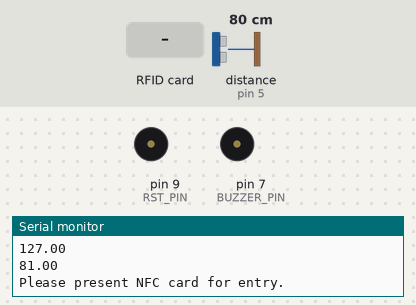
Bench run of a sketch on a simulated Arduino Uno, built with avr-gcc and run on an emulated ATmega328P. On the bench: buzzer (waves = sounding, pin HIGH), the last lines printed to the serial monitor. The test bench sets the inputs (shaded band); at power-on: distance to the obstacle (sensor on pin 5) 80 cm. The echo pulse lasts 58.3 µs per cm; pins used as bus, display or sensor lines are not drawn.

Above: at 1.2 s.
1.3 s: distance to the obstacle (sensor on pin 5) set to 104 cm
9.3 s: distance to the obstacle (sensor on pin 5) set to 112 cm
At 16.31 s:
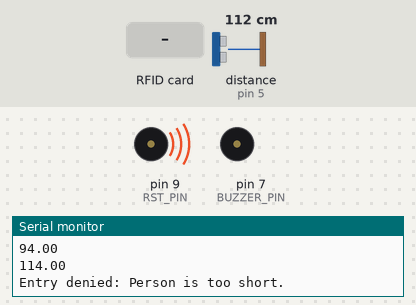
19.0 s: distance to the obstacle (sensor on pin 5) set to 250 cm
22.7 s: distance to the obstacle (sensor on pin 5) set to 2 cm
At 23.2 s:
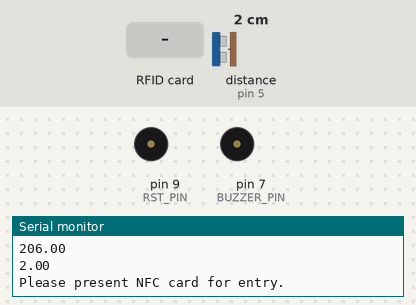
24.2 s: RFID card 9F 30 19 89 held to the reader
At 24.33 s:
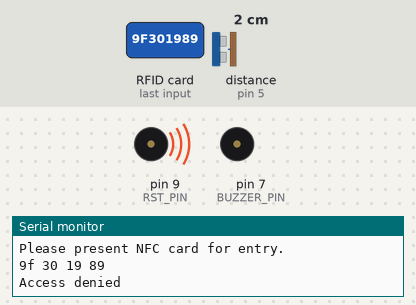
25.7 s: RFID card 5E 7A 19 C4 held to the reader
At 26.6 s:
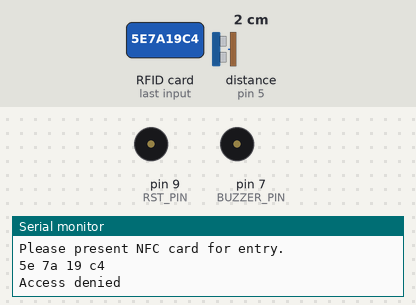
Timing chart, 0 to 28.2 s (numbered marks = the images above; inputs shaded):
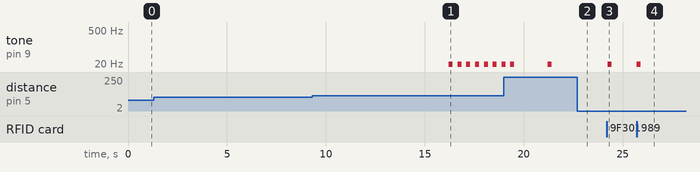

Measured:
- the behaviour switches between 106 and 107 cm on distance to the obstacle (sensor on pin 5) (found by bisection; images 0 and 1)
- after the input at 9.3 s, tone on pin 9 (RST_PIN): alternates 7 Hz for 0.20 s and silent for 0.25 s, starting after 6.9 s
- after the input at 22.7 s, tone on pin 9 (RST_PIN): stays silent (without the input it goes to 7 Hz after 0.44 s)
- after the input at 24.2 s, tone on pin 9 (RST_PIN): silent → 7 Hz at once, → silent 0.20 s later
- after the input at 25.7 s, tone on pin 9 (RST_PIN): silent → 7 Hz at once, → silent 0.20 s later

The sketch:

Automated_Access.ino
```cpp
#include <Wire.h>
#include <SPI.h>
#include <MFRC522.h>
#include <NewPing.h>
#include <SoftwareSerial.h>
#include <toneAC.h>

// Ultrasonic sensor pins and parameters
#define TRIGGER_PIN 6
#define ECHO_PIN 5
#define MAX_DISTANCE 400

// RFID pins
#define RST_PIN 9
#define SS_PIN 10

// Buzzer pin
#define BUZZER_PIN 7

// Bluetooth pins
#define BLUETOOTH_TX 2
#define BLUETOOTH_RX 3
SoftwareSerial bluetooth(BLUETOOTH_TX, BLUETOOTH_RX);

// Initialize NewPing for ultrasonic sensor and MFRC522 for RFID
NewPing sonar(TRIGGER_PIN, ECHO_PIN, MAX_DISTANCE);
MFRC522 rfid(SS_PIN, RST_PIN);

// Constants for height calculations and access control
const int SENSOR_HEIGHT = 208;
const int MIN_HEIGHT_FOR_ACCESS = 100;

// Structure to hold access control results
struct AccessResult {
  bool accessGranted;
  String userName;
};

// Structure for authorized users
struct User {
  String name;
  String uid;
};

// List of authorized users with their names and UID
User authorizedUsers[] = {
  { "Abdalla Nassar", "4 4a f5 6a 2c 59 80" },
  { "Nafea", "fe 8a 2 bf" },
  { "samy", "9F 30 19 89" }
};

const int numUsers = sizeof(authorizedUsers) / sizeof(User);
int peopleCount = 0;

// Setup function
void setup() {
  Serial.begin(9600);     // Initialize serial communication
  bluetooth.begin(9600);  // Initialize Bluetooth communication

  pinMode(BUZZER_PIN, OUTPUT);    // Set BUZZER_PIN as output
  digitalWrite(BUZZER_PIN, LOW);  // Turn off buzzer initially

  SPI.begin();      // Initiate SPI bus
  rfid.PCD_Init();  // Initiate MFRC522 RFID module
}

// Function to sound the buzzer for successful access
void soundBuzzerSuccess() {
  digitalWrite(BUZZER_PIN, HIGH);  // Turn on buzzer
  delay(600);                      // Wait for 500ms
  digitalWrite(BUZZER_PIN, LOW);   // Turn off buzzer
}

// Function to sound the buzzer for denied access
void soundBuzzerFail() {
  toneAC(BUZZER_PIN, 1000, 200);  // Emit a tone for 200ms on BUZZER_PIN
  delay(200);                     // Wait for 200ms before playing another tone
}

// Main loop
void loop() {
  bool accessGranted = false;

  float distance = sonar.ping_cm();  // Measure distance from ultrasonic sensor

  float height = SENSOR_HEIGHT - distance;  // Calculate height based on sensor readings
  Serial.println(height);                   // Print height to serial monitor
  Serial.println(distance);                 // Print distance to serial monitor

  // Check if height measurement is within valid range
  if (height > 0 && height < 400) {
    // Check if height meets access criteria
    if (height < MIN_HEIGHT_FOR_ACCESS) {
      Serial.println("Entry denied: Person is too short.");     // Print message to serial monitor
      bluetooth.println("Entry denied: Person is too short.");  // Send message via Bluetooth
      soundBuzzerFail();                                        // Sound buzzer for denied access
    } else if (height > MIN_HEIGHT_FOR_ACCESS) {
      Serial.println("Please present NFC card for entry.");     // Prompt to present NFC card
      bluetooth.println("Please present NFC card for entry.");  // Send message via Bluetooth
      unsigned long startTime = millis();                       // Record start time for timeout

      // Loop for NFC card detection and verification
      while (millis() - startTime < 8000) {
        if (rfid.PICC_IsNewCardPresent() && rfid.PICC_ReadCardSerial()) {
          String uidString = "";

          // Construct UID string from RFID card
          for (byte i = 0; i < rfid.uid.size; i++) {
            uidString += String(rfid.uid.uidByte[i], HEX);
            if (i < rfid.uid.size - 1) {
              uidString += " ";
            }
          }

          Serial.println(uidString);  // Print UID to serial monitor
          AccessResult result;
          result.accessGranted = false;

          // Check if UID matches any authorized user
          for (int i = 0; i < numUsers; i++) {
            if (uidString.equals(authorizedUsers[i].uid)) {
              result.accessGranted = true;
              result.userName = authorizedUsers[i].name;
              break;
            }
          }

          // Process access result
          if (result.accessGranted) {
            String userName = result.userName;
            peopleCount++;                          // Increment people count
            Serial.println("Welcome " + userName);  // Print welcome message to serial monitor
            Serial.print("Count of people: ");
            Serial.println(peopleCount);               // Print current people count to serial monitor
            bluetooth.println("Welcome " + userName);  // Send welcome message via Bluetooth
            bluetooth.print("Count of people: ");
            bluetooth.println(peopleCount);  // Send current people count via Bluetooth
            soundBuzzerSuccess();            // Sound buzzer for successful access
            delay(3000);                     // Delay to prevent multiple reads
            break;                           // Exit NFC card detection loop
          } else if (!result.accessGranted) {
            Serial.println("Access denied");     // Print access denied message to serial monitor
            bluetooth.println("Access denied");  // Send access denied message via Bluetooth
            soundBuzzerFail();                   // Sound buzzer for denied access
            delay(1000);                         // Delay to prevent rapid retries
            break;                               // Exit NFC card detection loop
          }
        }
      }
    }
  } else {
    Serial.println("No one under the sensor.");  // Print message for no person detected
    soundBuzzerFail();                           // Sound buzzer for no person detected
    delay(1500);                                 // Delay before next sensor check
  }

  rfid.PICC_HaltA();  // Halt RFID card
}
```
